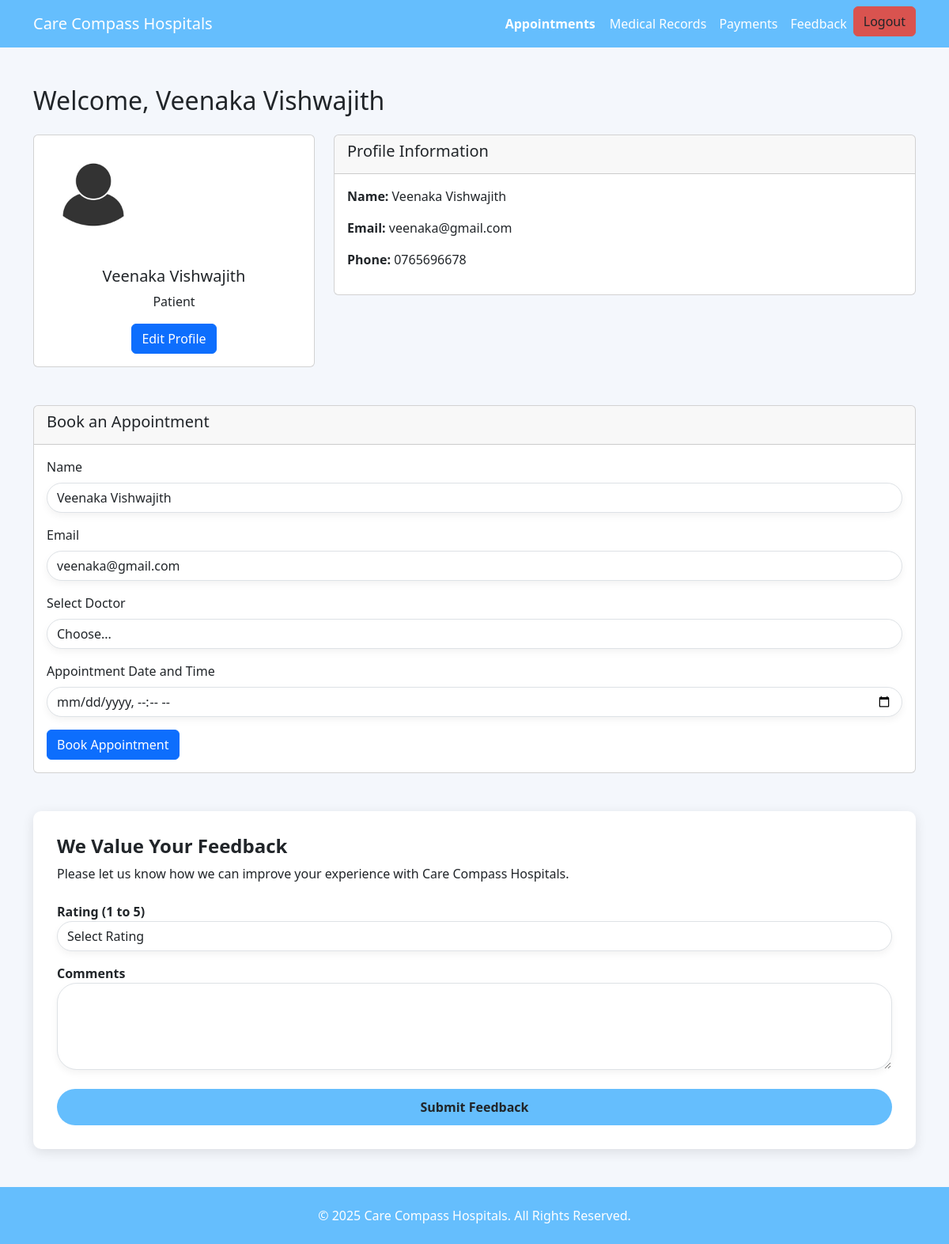
The page /patient_dashboard.php (signed in) on the database its author committed.
### tables this page shows
CREATE TABLE `users` (
  `id` int(11) NOT NULL,
  `username` varchar(50) NOT NULL,
  `password` varchar(255) NOT NULL,
  `role` enum('administrator','hospital_staff','patient') NOT NULL,
  `email` varchar(255) NOT NULL,
  `name` varchar(100) NOT NULL,
  `phone` varchar(15) NOT NULL
);

### patient_dashboard.php (the view, shortened to what this page needs)
<?php
require_once 'db_config.php';
$user_id = $_SESSION['user_id'];
$sql = "SELECT * FROM users WHERE id = ? AND role = 'patient'";
$stmt = $conn->prepare($sql);
$stmt->bind_param("i", $user_id);
$stmt->execute();
$result = $stmt->get_result();
$patient = $result->fetch_assoc();
?>
<!DOCTYPE html>
<html lang="en">
<head>
    <link href="https://cdn.jsdelivr.net/npm/bootstrap@5.3.0-alpha1/dist/css/bootstrap.min.css" rel="stylesheet">
</head>
<body>
    <nav class="navbar navbar-expand-lg navbar-dark">
        <div class="container">
            <a class="navbar-brand" href="#">Care Compass Hospitals</a>
            <div class="collapse navbar-collapse" id="navbarNav">
                <ul class="navbar-nav ms-auto">
                    <li class="nav-item blinking"><a class="nav-link" href="#appointments">Appointments</a></li>
                    <li class="nav-item"><a class="nav-link" href="viewMedicalReports.php">Medical Records</a></li>
                    <li class="nav-item"><a class="nav-link" href="payment.php">Payments</a></li>
                    <li class="nav-item"><a class="nav-link" href="#feedback">Feedback</a></li>
                    <li class="nav-item">
                        <form method="POST" action="login.php" class="d-inline">
                            <button type="submit" name="logout" class="btn btn-logout">Logout</button>
                        </form>
                    </li>
                </ul>
            </div>
        </div>
    </nav>
    <div class="container mt-5">
        <h2>Welcome, <?php echo $patient['name']; ?></h2>
        <div class="row mt-4">
            <div class="col-md-4">
                <div class="card text-center">
                    <img src="images/user.png" alt="Profile Picture" class="rounded-circle" width="150" height="150">
                    <div class="card-body">
                        <h5 class="card-title"><?php echo $patient['name']; ?></h5>
                        <p class="card-text">Patient</p>
                        <button class="btn btn-primary" data-bs-toggle="modal" data-bs-target="#editProfileModal">Edit Profile</button>
                    </div>
                </div>
            </div>
            <div class="col-md-8">
                <div class="card">
                    <div class="card-header">
                        <h5>Profile Information</h5>
                    </div>
                    <div class="card-body">
                        <p><strong>Name:</strong> <?php echo $patient['name']; ?></p>
                        <p><strong>Email:</strong> <?php echo $patient['email']; ?></p>
                        <p><strong>Phone:</strong> <?php echo $patient['phone']; ?></p>
                    </div>
                </div>
            </div>
        </div>
        <div id="appointments" class="card mt-5">
            <div class="card-header">
                <h5>Book an Appointment</h5>
            </div>
            <div class="card-body">
                <form method="POST" action="patient_dashboard.php">
                    <div class="mb-3">
                        <label for="name" class="form-label">Name</label>
                        <input type="text" class="form-control" id="name" name="name" value="<?php echo $patient['name']; ?>" required readonly>
                    </div>
                    <div class="mb-3">
                        <label for="email" class="form-label">Email</label>
                        <input type="email" class="form-control" id="email" name="email" value="<?php echo $patient['email']; ?>" required readonly>
                    </div>
                    <div class="mb-3">
                        <label for="doctor" class="form-label">Select Doctor</label>
                        <select class="form-control" id="doctor" name="doctor_id" required>
                            <option value="">Choose...</option>
                        </select>
                    </div>
                    <div class="mb-3">
                        <label for="appointment_date" class="form-label">Appointment Date and Time</label>
                        <input type="datetime-local" class="form-control" id="appointment_date" name="appointment_date" required>
                    </div>
                    <button type="submit" class="btn btn-primary">Book Appointment</button>
                </form>
            </div>
        </div>
        <div id="feedback" class="feedback-form mt-5 mb-5">
            <h5>We Value Your Feedback</h5>
            <p class="mb-4">Please let us know how we can improve your experience with Care Compass Hospitals.</p>
            <form method="POST" action="patient_dashboard.php">
                <div class="form-group mb-3">
                    <label for="rating">Rating (1 to 5)</label>
                    <select class="form-control" id="rating" name="rating" required>
                        <option value="">Select Rating</option>
                    </select>
                </div>
                <div class="form-group mb-4">
                    <label for="comments">Comments</label>
                    <textarea class="form-control" id="comments" name="comments" rows="4" required></textarea>
                </div>
                <button type="submit" class="btn btn-submit">Submit Feedback</button>
            </form>
        </div>
    </div>
    <footer class="text-center py-4 text-white" style="background-color: #65befd;">
    &copy; 2025 Care Compass Hospitals. All Rights Reserved.
    </footer>
</body>
</html>

### patient_dashboard.php (style rules this page uses)
body { background-color: #f4f7fc; }
.navbar { background-color: #65befd; }
.navbar-nav .nav-link { color: white !important; padding: 10px 20px; transition: transform 0.3s ease, box-shadow 0.3s ease; }
.nav-item.blinking .nav-link { animation: blink 2s infinite; border-radius: 10px; padding: 10px 10px; font-weight: bold; }
.feedback-form { background-color: white; border-radius: 10px; box-shadow: 0px 4px 15px rgba(0, 0, 0, 0.1); padding: 30px; }
.feedback-form h5 { font-size: 1.5rem; font-weight: bold; }
.form-control { border-radius: 25px; box-shadow: 0px 4px 10px rgba(0, 0, 0, 0.05); }
.form-group label { font-weight: bold; }
.btn-submit { background-color: #65befd; border-radius: 25px; font-weight: bold; padding: 10px 20px; width: 100%; }
.btn-logout { background-color: #d9534f; border-color: #d9534f; }

### rows shown on the page
users: name "Veenaka Vishwajith", email "veenaka@gmail.com", phone "0765696678"
